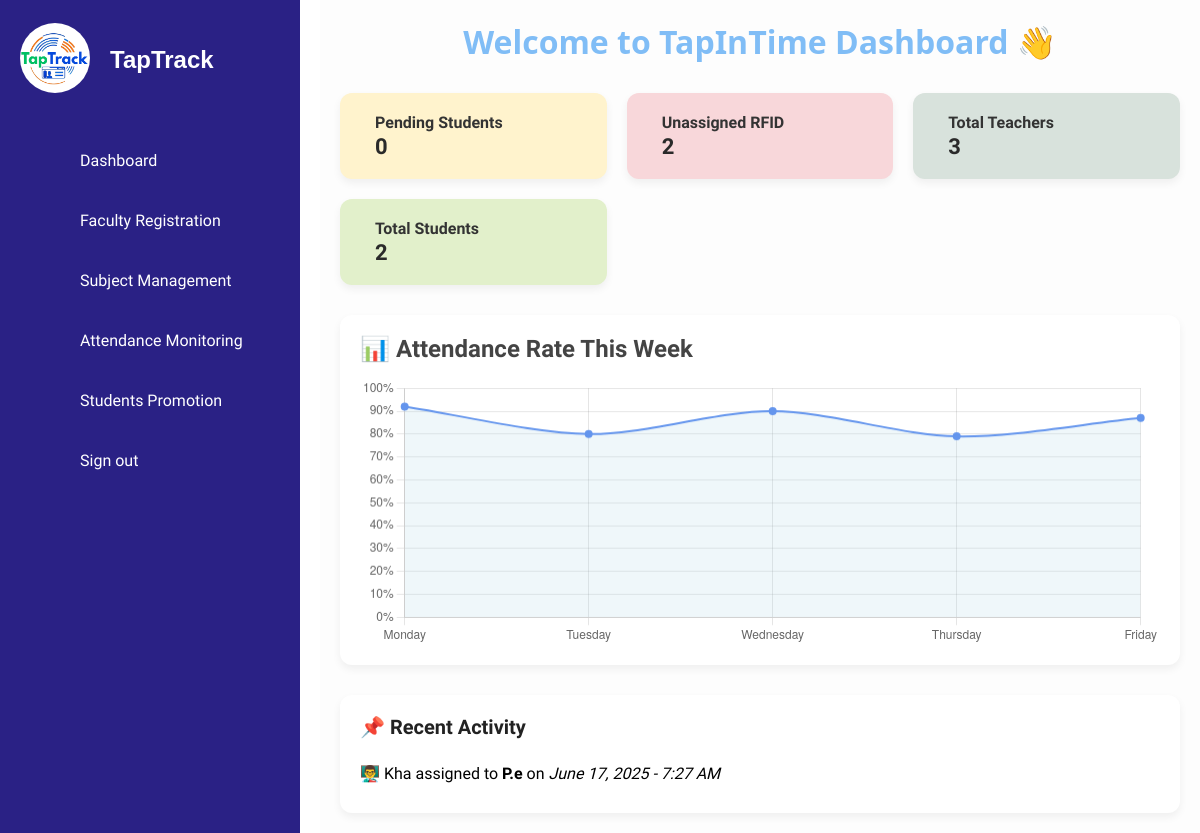
/dashboard.php, run on an earlier commit of the app's database.
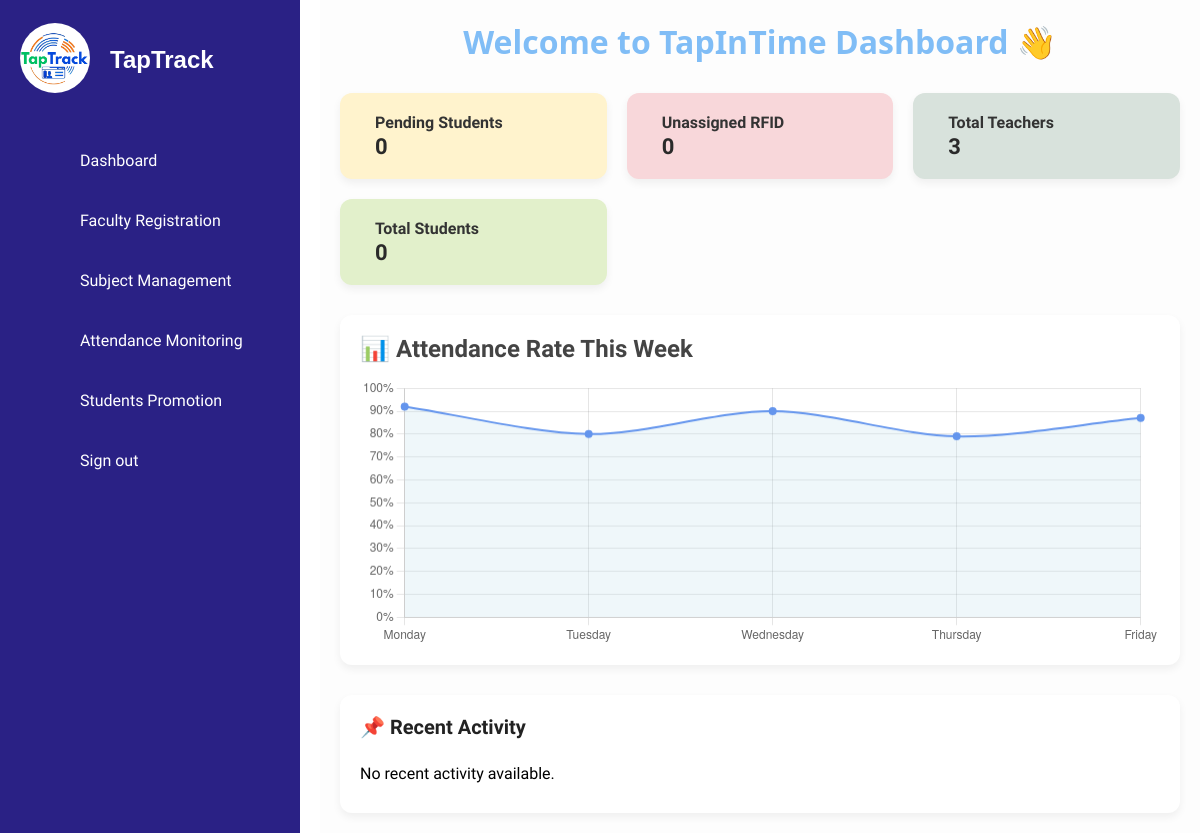
And on a later commit of the database.
### tables this page shows
CREATE TABLE `assign` (
  `id` int(11) NOT NULL,
  `teacher_id` int(11) NOT NULL,
  `subject_id` int(11) NOT NULL,
  `grade_level` int(11) NOT NULL,
  `section` varchar(100) NOT NULL,
  `assigned_at` timestamp NOT NULL DEFAULT current_timestamp(),
  `created_at` timestamp NOT NULL DEFAULT current_timestamp(),
  `student_type` varchar(255) DEFAULT NULL
);

CREATE TABLE `faculty` (
  `id` int(11) NOT NULL,
  `teacher_id` varchar(6) NOT NULL,
  `name` varchar(100) NOT NULL,
  `email` varchar(100) NOT NULL,
  `contact` varchar(20) DEFAULT NULL,
  `dob` date NOT NULL,
  `password` varchar(255) NOT NULL
);

CREATE TABLE `subjects` (
  `id` int(11) NOT NULL,
  `subject_name` varchar(255) NOT NULL,
  `created_at` timestamp NOT NULL DEFAULT current_timestamp(),
  `student_type` enum('JHS','SHS','Both') NOT NULL DEFAULT 'JHS'
);

### dashboard.php (the view, shortened to what this page needs)
<?php
include('db_connection.php');
$pending_students_count = $conn->query("SELECT COUNT(*) as total FROM pending_students")->fetch_assoc()['total'];
$unassigned_rfid_count = $conn->query("SELECT COUNT(*) as total FROM students WHERE rfid IS NULL OR rfid = ''")->fetch_assoc()['total'];
$teacher_count = $conn->query("SELECT COUNT(*) as total FROM faculty")->fetch_assoc()['total'];
$student_count = $conn->query("SELECT COUNT(*) as total FROM students")->fetch_assoc()['total'];
$recent_query = $conn->query("
    SELECT f.name as teacher, s.subject_name, a.created_at
    FROM assign a
    JOIN faculty f ON a.teacher_id = f.id
    JOIN subjects s ON a.subject_id = s.id
    ORDER BY a.created_at DESC
");
?>
<!DOCTYPE html>
<html lang="en">
<head>
    <link rel="stylesheet" href="assets/css/style.css">
</head>
<body>
<?php include('sidebar.php'); ?>
<div class="dashboard-container">
    <h1>Welcome to TapInTime Dashboard 👋</h1>
    <div class="dashboard-cards">
    <a href="student_verification.php" style="text-decoration: none;">
        <div class="card" style="background-color: #fff3cd; color: #856404; cursor: pointer;">
            <div>
                <h3>Pending Students</h3>
                <p><?= htmlspecialchars($pending_students_count) ?></p>
            </div>
        </div>
    </a>
    <a href="id_generation.php" style="text-decoration: none;">
        <div class="card" style="background-color: #f8d7da; color: #721c24; cursor: pointer;">
            <div>
                <h3>Unassigned RFID</h3>
                <p><?= htmlspecialchars($unassigned_rfid_count) ?></p>
            </div>
        </div>
    </a>
    <a href="faculty_registration.php" style="text-decoration: none;">
        <div class="card teachers-card" style="cursor: pointer;">
            <div>
                <h3>Total Teachers</h3>
                <p><?= htmlspecialchars($teacher_count) ?></p>
            </div>
        </div>
    </a>
    <a href="student_details.php" style="text-decoration: none;">
        <div class="card students-card" style="cursor: pointer;">
            <div>
                <h3>Total Students</h3>
                <p><?= htmlspecialchars($student_count) ?></p>
            </div>
        </div>
    </a>
</div>
    <div style="background: #fff; padding: 20px; margin-bottom: 30px; border-radius: 12px; box-shadow: 0 4px 8px rgba(0,0,0,0.06);">
        <h2 style="margin-bottom: 15px; color: #444;">📊 Attendance Rate This Week</h2>
        <canvas id="attendanceChart" height="100"></canvas>
    </div>
    <div class="recent-activity">
        <h2>📌 Recent Activity</h2>
        <ul>
            <?php if ($recent_query->num_rows > 0): ?>
                <?php while ($activity = $recent_query->fetch_assoc()): ?>
                    <li>👨‍🏫 <?= htmlspecialchars($activity['teacher']) ?> assigned to <strong><?= htmlspecialchars($activity['subject_name']) ?></strong> on <em><?= date('F j, Y - g:i A', strtotime($activity['created_at'])) ?></em></li>
                <?php endwhile; ?>
            <?php else: ?>
                <li>No recent activity available.</li>
            <?php endif; ?>
        </ul>
    </div>
</div>
<script>
    const ctx = document.getElementById('attendanceChart').getContext('2d');
    const attendanceChart = new Chart(ctx, {
        type: 'line',
        data: {
            labels: ['Monday', 'Tuesday', 'Wednesday', 'Thursday', 'Friday'],
            datasets: [{
                label: 'Attendance Rate (%)',
                data: [92, 80, 90, 79, 87],
                fill: true,
                backgroundColor: 'rgba(173, 216, 230, 0.2)',
                borderColor: 'rgba(100, 149, 237, 1)',
                borderWidth: 2,
                tension: 0.3,
                pointBackgroundColor: '#6495ED'
            }]
        },
        options: {
            scales: {
                y: {
                    beginAtZero: true,
                    max: 100,
                    ticks: {
                        stepSize: 10,
                        callback: function(value) {
                            return value + '%';
                        }
                    }
                }
            },
            plugins: {
                legend: { display: false },
                tooltip: {
                    callbacks: {
                        label: function(context) {
                            return context.parsed.y + '% attendance';
                        }
                    }
                }
            }
        }
    });
</script>
</body>
</html>

What changed in the data, as far as the page shows it:
removed assign: teacher.name "Kha", subject.subject_name "P.e", created_at "June 17, 2025 - 7:27 AM"
Also different on the page:
$unassigned_rfid_count: "2" → "0"
$student_count: "2" → "0"
text now shown: "No recent activity available."
